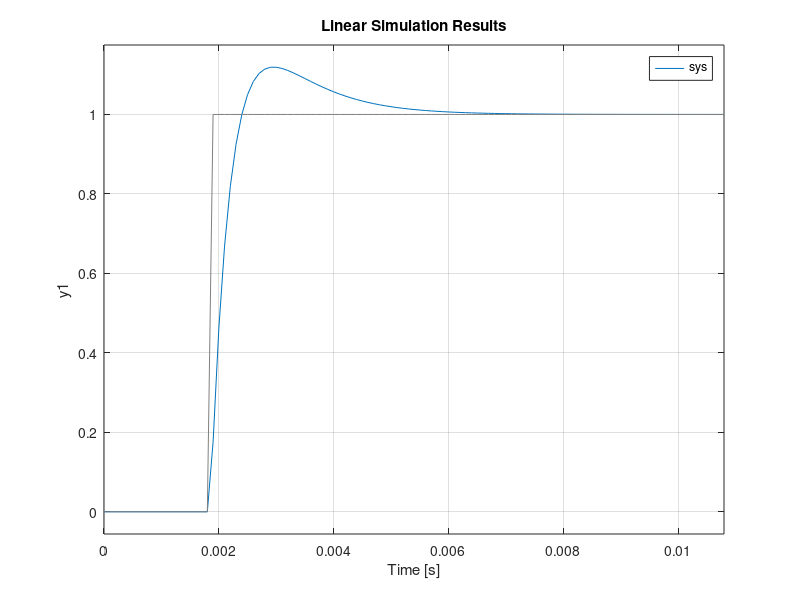
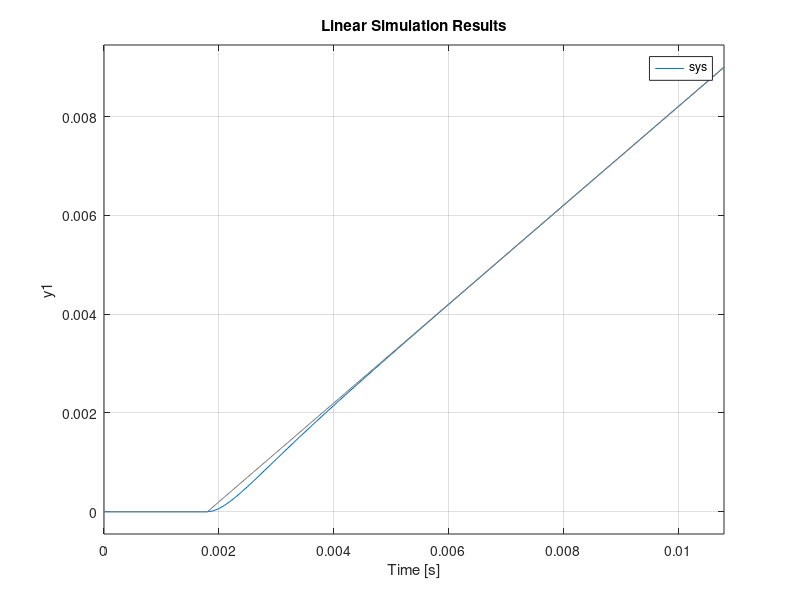
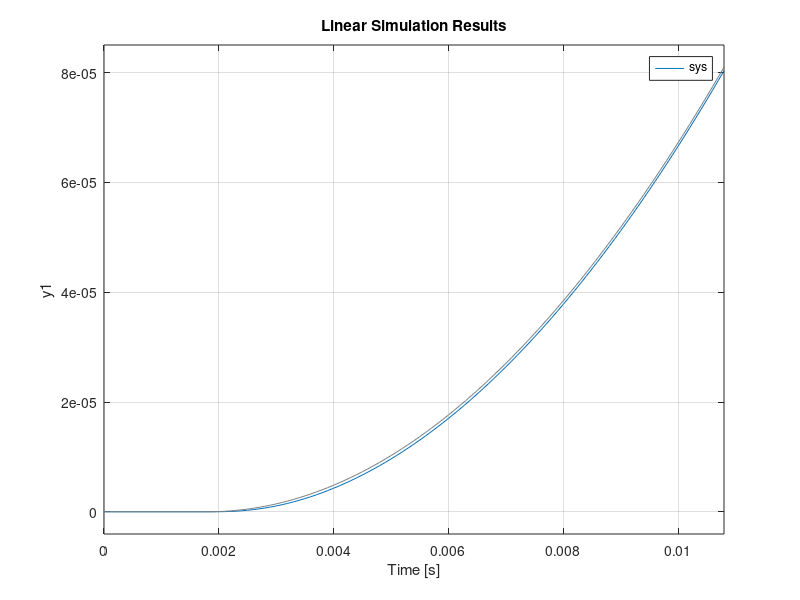
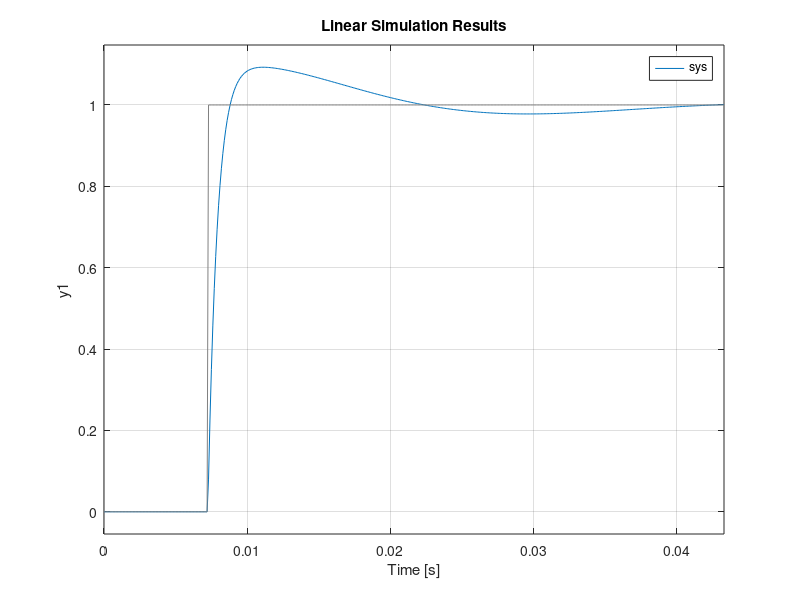

Write the MATLAB code that produced these figures, in order.
%% Constantes

reductora = 23;
p = 64.986;
K = 2652.28*reductora;

%% Creacion de señales de referencia

x = p.*(0:0.0001/p:1/6000);
t = x;
nInit = ceil(length(x)/6);

% Escalon

uEscalon = ones(1,length(x));
uEscalon(1:nInit) = 0;

% Rampa

uRampa = t-t(nInit);
uRampa(1:nInit) = 0;

% Parabola

uParabola = (t-t(nInit)).^2;
uParabola(1:nInit) = 0;

%% Experimento 1

Kp = 50.9597; Kd1 = 0.063379; Kd2 = -0.0010653; Ki = 0.036504;
Td1 = Kd1/Kp; Td2 = Kd2/Kp; Ti = Kp/Ki; Td = Td1 + Td2;
num = [K*Kp*Td1 K*Kp K*Kp/Ti];den = [1 p+K*Kp*Td K*Kp K*Kp/Ti];
sys = tf(num,den);

% Escalon

figure(1)

plot(t(nInit).*[1 1], [-50 50],'c');
lsim(sys, uEscalon, t);
saveas(gcf,'img/respuestaIdealEscalonKp50.png')

% Rampa

figure(2)

plot(t(nInit).*[1 1], [-50 50],'c');
lsim(sys, uRampa, t);
saveas(gcf,'img/respuestaIdealRampaKp50.png')

% Parabola

figure(3)

plot(t(nInit).*[1 1], [-50 50],'c');
lsim(sys, uParabola, t);
saveas(gcf,'img/respuestaIdealParabolaKp50.png')

%% Creacion de señales de referencia

x = p.*(0:0.0001/p:1/1500);
t = x;
nInit = ceil(length(x)/6);

% Escalon

uEscalon = ones(1,length(x));
uEscalon(1:nInit) = 0;

% Rampa

uRampa = t-t(nInit);
uRampa(1:nInit) = 0;

% Parabola

uParabola = (t-t(nInit)).^2;
uParabola(1:nInit) = 0;

%% Experimento 2

Kp = 4.2558; Kd1 = 0.027703; Kd2 = -0.0010653; Ki = 750.4625;
Td1 = Kd1/Kp; Td2 = Kd2/Kp; Ti = Kp/Ki; Td = Td1 + Td2;
num = [K*Kp*Td1 K*Kp K*Kp/Ti];den = [1 p+K*Kp*Td K*Kp K*Kp/Ti];
sys = tf(num,den);

% Escalon

figure(4)

plot(t(nInit).*[1 1], [-50 50],'c');
lsim(sys, uEscalon, t);
saveas(gcf,'img/respuestaIdealEscalonKp4.png')

% Rampa

figure(5)

plot(t(nInit).*[1 1], [-50 50],'c');
lsim(sys, uRampa, t);
saveas(gcf,'img/respuestaIdealRampaKp4.png')

% Parabola

figure(6)

plot(t(nInit).*[1 1], [-50 50],'c');
lsim(sys, uParabola, t);
saveas(gcf,'img/respuestaIdealParabolaKp4.png')